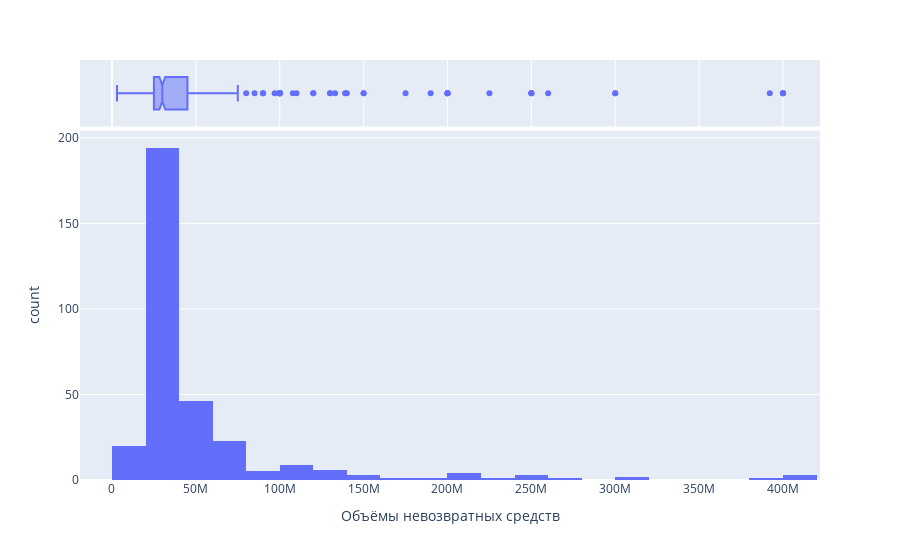

The notebook cell this image was saved under:
### Code cell
# получение распределения значений невозвратных средств
px.histogram(
movies.query('nonrefundable_support>0'),
x='nonrefundable_support',
marginal='box').update_layout(
xaxis_title='Объёмы невозвратных средств')

### Figure 1 — Plotly figure (JSON) as saved in the notebook; plotly's stock layout.template omitted (floating-point values rounded to 4 significant figures; data arrays with more than 128 entries replaced by an {"elided": "..."} marker saying what was removed)
{"data": [{"alignmentgroup": "True", "bingroup": "x", "hovertemplate": "nonrefundable_support=%{x}<br>count=%{y}<extra></extra>", "legendgroup": "", "marker": {"color": "#636efa", "pattern": {"shape": ""}}, "name": "", "offsetgroup": "", "orientation": "v", "showlegend": false, "type": "histogram", "x": {"elided": "323 int values"}, "xaxis": "x", "yaxis": "y"}, {"alignmentgroup": "True", "hovertemplate": "nonrefundable_support=%{x}<extra></extra>", "legendgroup": "", "marker": {"color": "#636efa"}, "name": "", "notched": true, "offsetgroup": "", "showlegend": false, "type": "box", "x": {"elided": "323 int values"}, "xaxis": "x2", "yaxis": "y2"}], "layout": {"barmode": "relative", "legend": {"tracegroupgap": 0}, "margin": {"t": 60}, "xaxis": {"anchor": "y", "domain": [0, 1], "title": {"text": "Объёмы невозвратных средств"}}, "xaxis2": {"anchor": "y2", "domain": [0, 1], "matches": "x", "showgrid": true, "showticklabels": false}, "yaxis": {"anchor": "x", "domain": [0, 0.8316], "title": {"text": "count"}}, "yaxis2": {"anchor": "x2", "domain": [0.8416, 1], "matches": "y2", "showgrid": false, "showline": false, "showticklabels": false, "ticks": ""}}}
